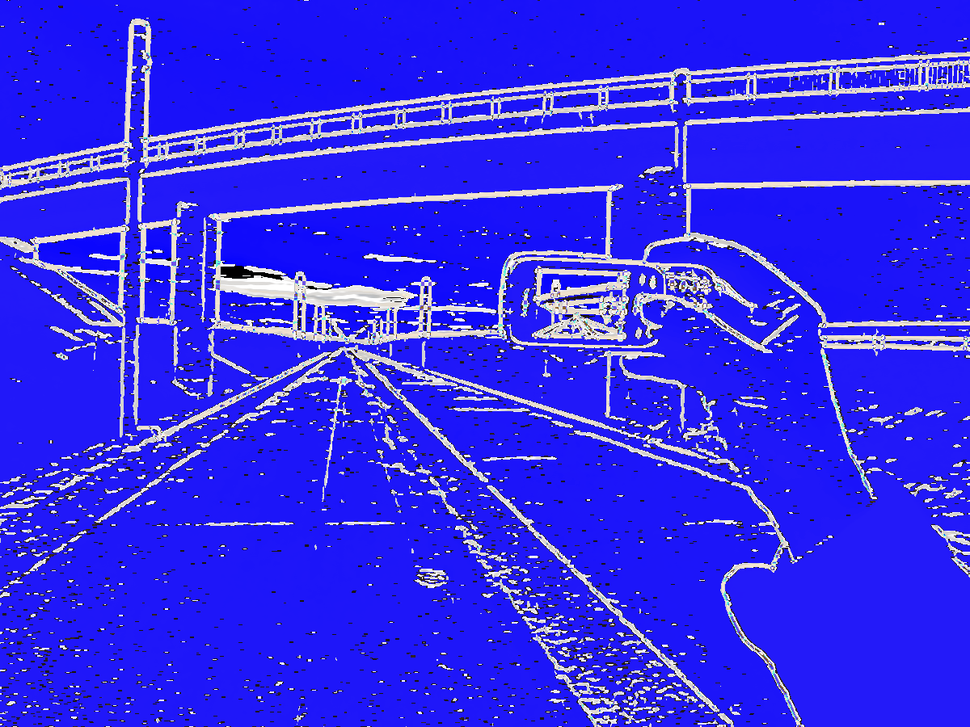
#> input picture two.png, 970 x 727 px, shrunk from 1200 x 900 before the run, found by its file name
$ python run.py two.png
#> lines starting #> are read from the running program, lines starting #| are printed output that depends on the picture
from PIL import Image

import queue

import os

import threading
import numpy as np
from scipy import ndimage
import time

import sys

print(sys.argv)
repeats = len(sys.argv) - 1

def smooth_img(q,im):
    im_stack_tmp = ndimage.filters.gaussian_laplace(im, 2.)
    q.put(im_stack_tmp)


im_all = [None]*repeats
im_all_filtered = [None]*repeats


images = sys.argv[1:]

for j in range(repeats):
    im_all[j] = np.asarray(Image.open('./img/'+images[j]))

start = time.time()
q = queue.Queue()
for im in im_all:
    t = threading.Thread(target=smooth_img, args = (q,im))
    t.daemon = True
    t.start()
#> this loop made 1 pass
for j in range(repeats):
    im_all_filtered[j] = q.get()
print('multi thread: '+str(time.time()-start))
print(im_all[0].shape,im_all_filtered[0].shape)
#| (727, 970, 4) (727, 970, 4)

for i in range(repeats):
    im = Image.fromarray(im_all_filtered[i])
    im.save('./img'+'/'+"filtered."+images[i])
#> this loop made 1 pass
#> pass 1, `im = Image.fromarray(im_all_filtered[i])`:
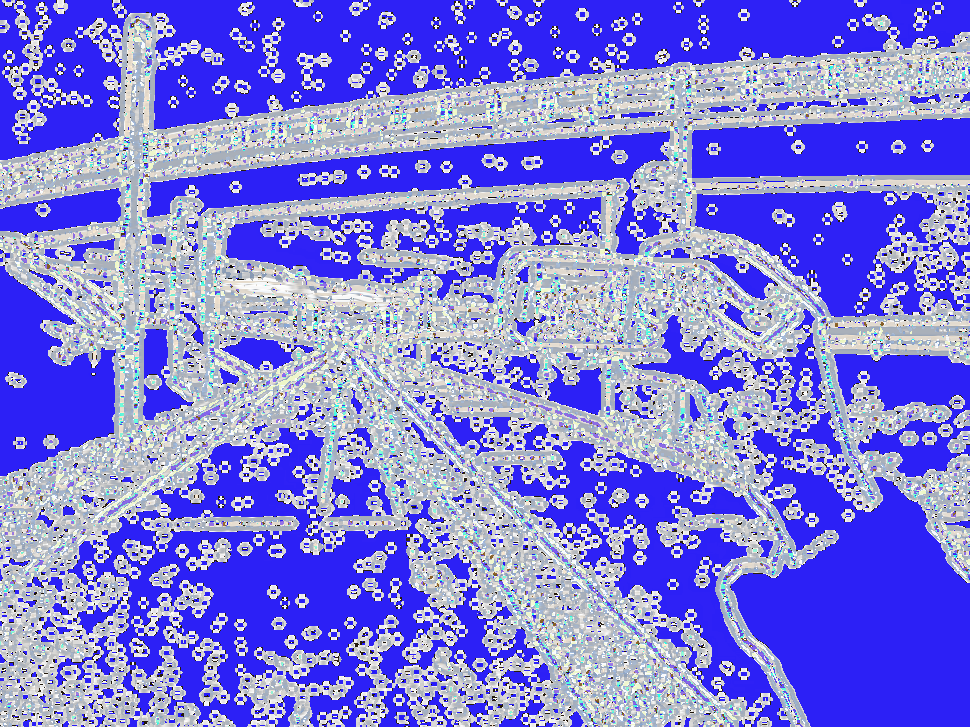
#> im: PIL image 970x727 RGBA; mean R, G, B, A 68.8, 66, 167.3, 164.8; transparent parts drawn white

try:
    os.system('chown 1000:1000 '+path)
except:
    print('ok')
